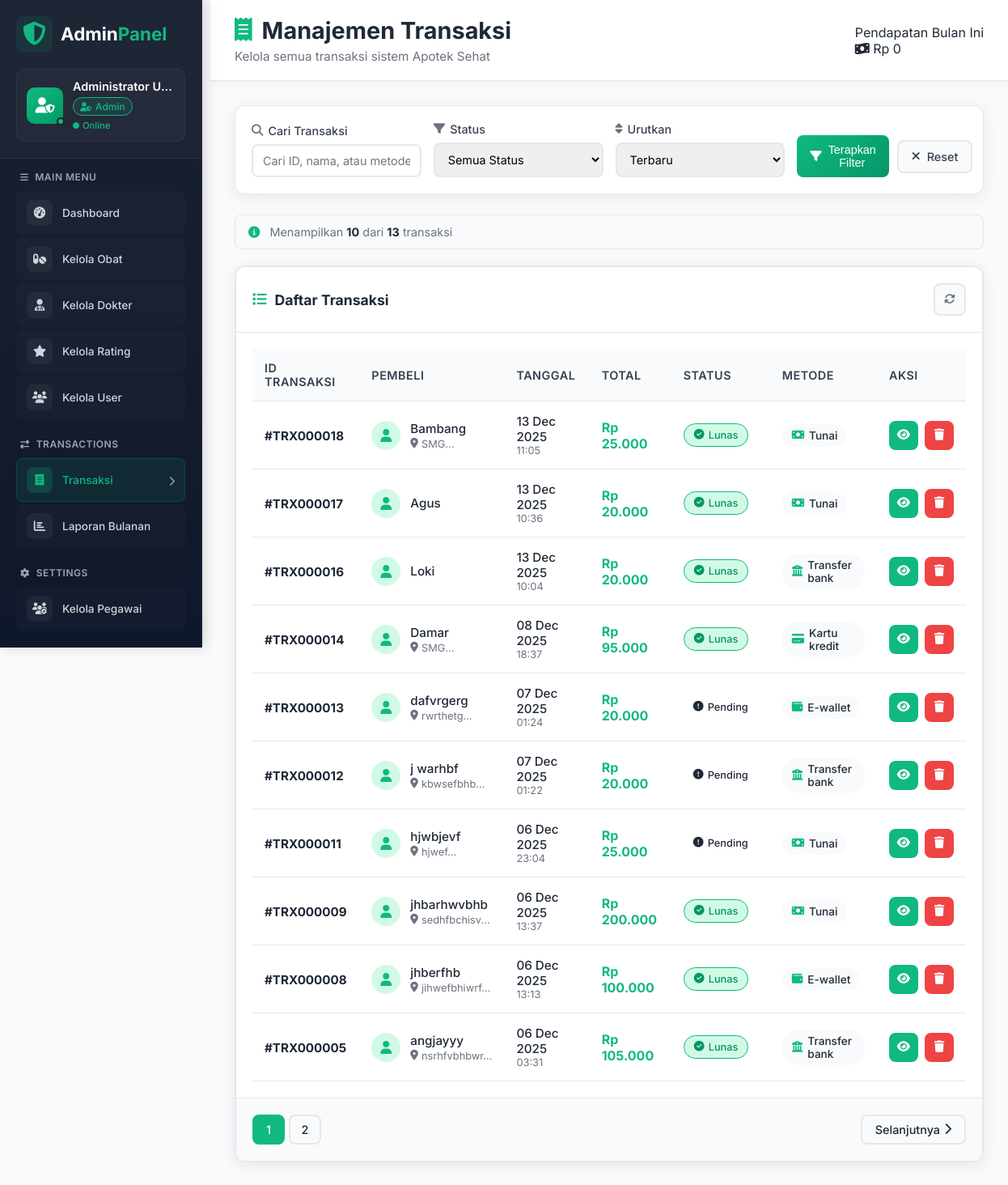
The page /screen/admin/transaksi.php (signed in) on the database its author committed.
### tables this page shows
CREATE TABLE `pegawai` (
  `id` int(11) NOT NULL,
  `username` varchar(50) NOT NULL,
  `password` varchar(255) NOT NULL,
  `nama_lengkap` varchar(100) NOT NULL,
  `status` enum('active','inactive') DEFAULT 'active',
  `role` varchar(20) NOT NULL DEFAULT 'admin',
  `created_at` timestamp NOT NULL DEFAULT current_timestamp(),
  `last_login` timestamp NULL DEFAULT NULL
);

CREATE TABLE `transaksi` (
  `id_transaksi` int(11) NOT NULL,
  `id_pengguna` int(11) DEFAULT NULL,
  `nama_pembeli` varchar(100) DEFAULT NULL,
  `tanggal_transaksi` datetime DEFAULT current_timestamp(),
  `total_harga` decimal(10,2) NOT NULL,
  `status_pembayaran` enum('lunas','pending','dibatalkan') DEFAULT 'pending',
  `metode_pembayaran` varchar(50) DEFAULT NULL,
  `alamat_pengiriman` text DEFAULT NULL,
  `catatan` text DEFAULT NULL,
  `created_at` timestamp NOT NULL DEFAULT current_timestamp()
);

### screen/admin/transaksi.php (the view, shortened to what the rows shown need)
<?php
require_once dirname(dirname(dirname(__FILE__))) . '/config.php';
$sort = isset($_GET['sort']) ? mysqli_real_escape_string($conn, $_GET['sort']) : 'terbaru';
$page = isset($_GET['page']) ? (int)$_GET['page'] : 1;
$limit = 10;
$offset = ($page - 1) * $limit;
$query = "SELECT t.* FROM transaksi t WHERE 1=1";
$params = [];
$types = "";
switch ($sort) {
    case 'terbaru': default: $query .= " ORDER BY t.tanggal_transaksi DESC"; break;
}
$query .= " LIMIT ? OFFSET ?";
$params[] = $limit;
$params[] = $offset;
$types .= "ii";
$stmt = mysqli_prepare($conn, $query);
if ($params) {
    mysqli_stmt_bind_param($stmt, $types, ...$params);
}
mysqli_stmt_execute($stmt);
$result = mysqli_stmt_get_result($stmt);
?>
<!DOCTYPE html>
<html lang="id">
<head>
    <link rel="stylesheet" href="style.css">
    <link rel="stylesheet" href="https://cdnjs.cloudflare.com/ajax/libs/font-awesome/6.4.0/css/all.min.css">
</head>
<body>
    <div class="admin-container">
    <?php include 'sidebar.php'; ?>
        <div class="main-content">
            <header class="main-header">
                <div class="header-left">
                    <h1><i class="fas fa-receipt"></i> Manajemen Transaksi</h1>
                </div>
            </header>
            <div class="content">
                <div class="table-section">
                    <div class="card">
                        <div class="card-body">
                            <?php if(mysqli_num_rows($result) == 0): ?>
                            <div class="empty-state">
                                <i class="fas fa-receipt"></i>
                                <h4>Tidak ada transaksi ditemukan</h4>
                                <p>Mulai transaksi baru atau coba filter yang berbeda.</p>
                            </div>
                            <?php else: ?>
                            <div class="table-responsive">
                                <table id="transactionsTable">
                                    <thead>
                                        <tr>
                                            <th>ID Transaksi</th>
                                            <th>Pembeli</th>
                                            <th>Tanggal</th>
                                            <th>Total</th>
                                            <th>Status</th>
                                            <th>Metode</th>
                                            <th>Aksi</th>
                                        </tr>
                                    </thead>
                                    <tbody>
                                        <?php while($transaksi = mysqli_fetch_assoc($result)):
                                            $status_class = $transaksi['status_pembayaran'] == 'lunas' ? 'success' :
                                                           ($transaksi['status_pembayaran'] == 'pending' ? 'warning' : 'danger');
                                        ?>
                                        <tr>
                                            <td>
                                                <div class="transaction-id">
                                                    <strong>#TRX<?php echo str_pad($transaksi['id_transaksi'], 6, '0', STR_PAD_LEFT); ?></strong>
                                                </div>
                                            </td>
                                            <td>
                                                <div class="customer-info">
                                                    <div class="customer-avatar">
                                                        <i class="fas fa-user"></i>
                                                    </div>
                                                    <div class="customer-details">
                                                        <span class="customer-name"><?php echo htmlspecialchars($transaksi['nama_pembeli']); ?></span>
                                                        <?php if(!empty($transaksi['alamat_pengiriman'])): ?>
                                                        <small class="customer-address">
                                                            <i class="fas fa-map-marker-alt"></i>
                                                            <?php echo htmlspecialchars(substr($transaksi['alamat_pengiriman'], 0, 30)) . '...'; ?>
                                                        </small>
                                                        <?php endif; ?>
                                                    </div>
                                                </div>
                                            </td>
                                            <td>
                                                <div class="transaction-date">
                                                    <span class="date">
                                                        <?php echo date('d M Y', strtotime($transaksi['tanggal_transaksi'])); ?>
                                                    </span>
                                                    <small class="time"><?php echo date('H:i', strtotime($transaksi['tanggal_transaksi'])); ?></small>
                                                </div>
                                            </td>
                                            <td>
                                                <div class="transaction-total">
                                                    <strong>Rp <?php echo number_format($transaksi['total_harga'], 0, ',', '.'); ?></strong>
                                                </div>
                                            </td>
                                            <td>
                                                <span class="status-badge <?php echo $status_class; ?>">
                                                    <i class="fas fa-<?php echo $status_class == 'success' ? 'check-circle' :
                                                                       ($status_class == 'warning' ? 'exclamation-circle' : 'times-circle'); ?>"></i>
                                                    <?php echo ucfirst($transaksi['status_pembayaran']); ?>
                                                </span>
                                            </td>
                                            <td>
                                                <span class="payment-method">
                                                    <?php
                                                    $method_icons = [
                                                        'tunai' => 'fa-money-bill',
                                                        'transfer_bank' => 'fa-university',
                                                        'kartu_kredit' => 'fa-credit-card',
                                                        'e-wallet' => 'fa-wallet'
                                                    ];
                                                    $icon = $method_icons[strtolower($transaksi['metode_pembayaran'])] ?? 'fa-money-bill';
                                                    ?>
                                                    <i class="fas <?php echo $icon; ?>"></i>
                                                    <?php echo ucfirst(str_replace('_', ' ', $transaksi['metode_pembayaran'])); ?>
                                                </span>
                                            </td>
                                            <td>
                                                <div class="action-buttons">
                                                    <button class="btn-action btn-view" onclick="Transaksi.viewDetail(<?php echo $transaksi['id_transaksi']; ?>)" title="Lihat Detail">
                                                        <i class="fas fa-eye"></i>
                                                    </button>
                                                    <button class="btn-action btn-delete" onclick="Transaksi.confirmDelete(<?php echo $transaksi['id_transaksi']; ?>)" title="Hapus Transaksi">
                                                        <i class="fas fa-trash"></i>
                                                    </button>
                                                </div>
                                            </td>
                                        </tr>
                                        <?php endwhile; ?>
                                    </tbody>
                                </table>
                            </div>
                            <?php endif; ?>
                        </div>
                    </div>
                </div>
            </div>
        </div>
    </div>
</body>
</html>

### screen/admin/sidebar.php (shortened to what the rows shown need)
<?php
require_once dirname(dirname(dirname(__FILE__))) . '/config.php';
$currentUser = getCurrentUser($conn);
$username = $currentUser ? $currentUser['nama_lengkap'] : 'Admin';
$userRole = 'admin';
if ($currentUser && isset($currentUser['role']) && !empty($currentUser['role'])) {
    $userRole = $currentUser['role'];
}
elseif (isset($_SESSION['user_role']) && !empty($_SESSION['user_role'])) {
    $userRole = $_SESSION['user_role'];
}
elseif (isset($_SESSION['role']) && !empty($_SESSION['role'])) {
    $userRole = $_SESSION['role'];
    $_SESSION['user_role'] = $userRole;
}
$userRoleDisplay = ucfirst(trim($userRole));
$userRoleKey = strtolower(trim($userRole));
$roleConfig = [
    'admin' => ['icon' => 'fa-user-shield', 'color' => '#10b981', 'title' => 'Admin'],
    'developer' => ['icon' => 'fa-laptop-code', 'color' => '#3b82f6', 'title' => 'Developer'],
    'superadmin' => ['icon' => 'fa-crown', 'color' => '#f59e0b', 'title' => 'Super Admin'],
    'super admin' => ['icon' => 'fa-crown', 'color' => '#f59e0b', 'title' => 'Super Admin'],
    'manager' => ['icon' => 'fa-user-tie', 'color' => '#8b5cf6', 'title' => 'Manager'],
    'kasir' => ['icon' => 'fa-cash-register', 'color' => '#ec4899', 'title' => 'Kasir'],
    'staff' => ['icon' => 'fa-user', 'color' => '#6366f1', 'title' => 'Staff'],
    'custom' => ['icon' => 'fa-user-tag', 'color' => '#6b7280', 'title' => 'Custom'],
    'default' => ['icon' => 'fa-user', 'color' => '#9ca3af', 'title' => 'User']
];
$currentRoleConfig = $roleConfig['default'];
if (isset($roleConfig[$userRoleKey])) {
    $currentRoleConfig = $roleConfig[$userRoleKey];
}
?>
<div class="admin-sidebar">
    <div class="admin-header">
        <div class="admin-logo">
            <h2>Admin<span>Panel</span></h2>
        </div>
        <div class="user-profile">
            <div class="user-info">
                <h4 class="user-name"><?php echo htmlspecialchars($username); ?></h4>
                <div class="user-role-info">
                    <span class="role-badge"
                        style="background: <?php echo $currentRoleConfig['color']; ?>20; color: <?php echo $currentRoleConfig['color']; ?>;">
                        <i class="fas <?php echo $currentRoleConfig['icon']; ?>"></i>
                        <?php echo $userRoleDisplay; ?>
                    </span>
                </div>
                <div class="user-meta">
                    <span class="user-status active">
                    </span>
                </div>
            </div>
        </div>
    </div>
</div>

### rows shown on the page
pegawai: nama_lengkap "Administrator U…", role "Admin"
transaksi: id_transaksi "000018", nama_pembeli "Bambang", alamat_pengiriman "SMG", tanggal_transaksi "13 Dec 2025", tanggal_transaksi "11:05", total_harga "25.000", status_pembayaran "Lunas", metode_pembayaran "Tunai"
transaksi: id_transaksi "000017", nama_pembeli "Agus", tanggal_transaksi "13 Dec 2025", tanggal_transaksi "10:36", total_harga "20.000", status_pembayaran "Lunas", metode_pembayaran "Tunai"
transaksi: id_transaksi "000016", nama_pembeli "Loki", tanggal_transaksi "13 Dec 2025", tanggal_transaksi "10:04", total_harga "20.000", status_pembayaran "Lunas", metode_pembayaran "Transfer bank"
transaksi: id_transaksi "000014", nama_pembeli "Damar", alamat_pengiriman "SMG", tanggal_transaksi "08 Dec 2025", tanggal_transaksi "18:37", total_harga "95.000", status_pembayaran "Lunas", metode_pembayaran "Kartu kredit"
transaksi: id_transaksi "000013", nama_pembeli "dafvrgerg", alamat_pengiriman "rwrthetg", tanggal_transaksi "07 Dec 2025", tanggal_transaksi "01:24", total_harga "20.000", status_pembayaran "Pending", metode_pembayaran "E-wallet"
transaksi: id_transaksi "000012", nama_pembeli "j warhbf", alamat_pengiriman "kbwsefbhb", tanggal_transaksi "07 Dec 2025", tanggal_transaksi "01:22", total_harga "20.000", status_pembayaran "Pending", metode_pembayaran "Transfer bank"
transaksi: id_transaksi "000011", nama_pembeli "hjwbjevf", alamat_pengiriman "hjwef", tanggal_transaksi "06 Dec 2025", tanggal_transaksi "23:04", total_harga "25.000", status_pembayaran "Pending", metode_pembayaran "Tunai"
transaksi: id_transaksi "000009", nama_pembeli "jhbarhwvbhb", alamat_pengiriman "sedhfbchisv", tanggal_transaksi "06 Dec 2025", tanggal_transaksi "13:37", total_harga "200.000", status_pembayaran "Lunas", metode_pembayaran "Tunai"
transaksi: id_transaksi "000008", nama_pembeli "jhberfhb", alamat_pengiriman "jihwefbhiwrf", tanggal_transaksi "06 Dec 2025", tanggal_transaksi "13:13", total_harga "100.000", status_pembayaran "Lunas", metode_pembayaran "E-wallet"
transaksi: id_transaksi "000005", nama_pembeli "angjayyy", alamat_pengiriman "nsrhfvbhbwr", tanggal_transaksi "06 Dec 2025", tanggal_transaksi "03:31", total_harga "105.000", status_pembayaran "Lunas", metode_pembayaran "Transfer bank"

### other values the page prints
$pendapatan_bulanan "0"
mysqli_num_rows($result) "10"
$total_items "13"
